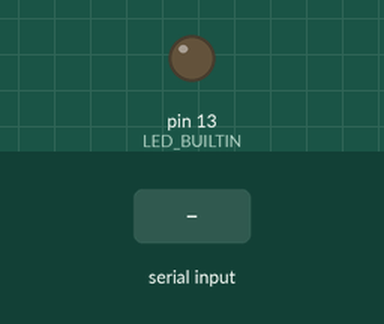
The program below on a simulated Arduino Nano, built with avr-gcc and run on an emulated ATmega328P. Parts: output pins drawn as LEDs (lit = HIGH). Inputs (shaded band) come from the test bench. What the program prints to the serial monitor is not drawn.

Above: at 1.2 s.
1.3 s: "1\n" received over Serial
At 2.8 s:
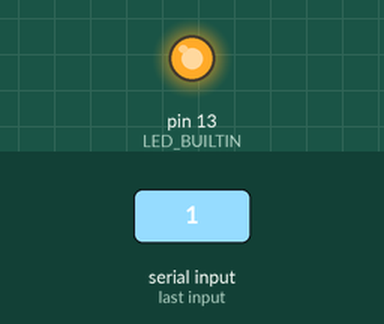
3.8 s: "0\n" received over Serial
At 6.0 s:
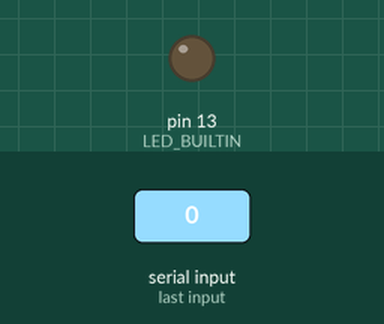
Timing chart, 0 to 7.5 s (numbered marks = the images above; inputs shaded):
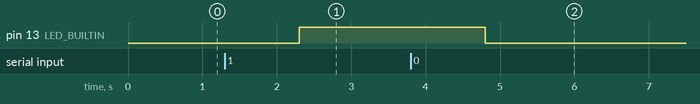

The program:

main.cpp
```cpp
#include <Arduino.h>

#define SERIAL_BAUD 115200

void clearSerial() {
  while (Serial.available()) {
    Serial.read();
  }
}

void setup() {
  // put your setup code here, to run once:
  pinMode(LED_BUILTIN, OUTPUT);
  Serial.begin(SERIAL_BAUD);
  clearSerial();
}

long last = 0;

void loop() {
  last++;

  // check if serial buffer is full, if not send data

  // Create a string with the data
  String data = String(last) + " " + String(millis()) + "\n";

  if (Serial.availableForWrite() > data.length()) {
    Serial.print(data);
  }

  while (Serial.available()) {
    String c = Serial.readString();

    if (c[0] == '1') {
      digitalWrite(LED_BUILTIN, HIGH);
    } else if (c[0] == '0') {
      digitalWrite(LED_BUILTIN, LOW);
    }
  }
  delay(1);
}
```

Measured:
- after the input at 1.3 s, pin 13 (LED_BUILTIN): LOW → HIGH after 1.0 s
- after the input at 3.8 s, pin 13 (LED_BUILTIN): HIGH → LOW after 1.0 s
